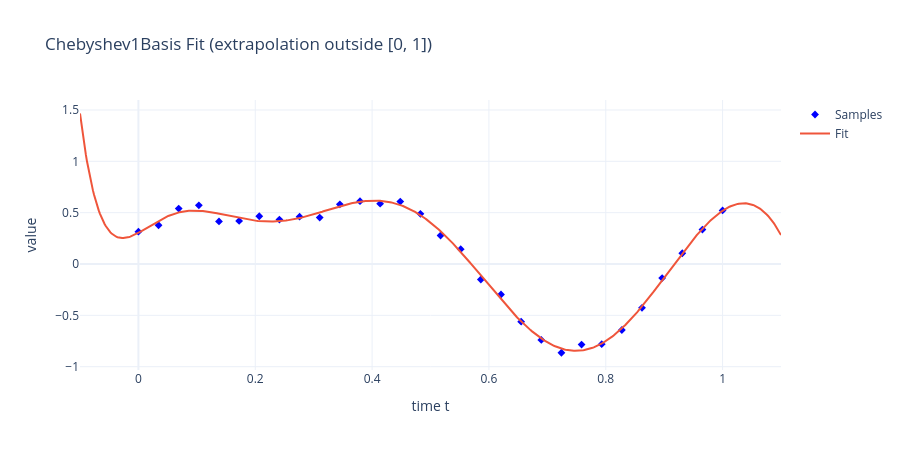

Notebook code for this chart:
### Markdown cell above
## Chebyshev1Basis Fit

This cell:
1. Maps time to the Chebyshev interval with `x = 2t - 1`.
2. Fits Chebyshev-1 coefficients with `FitBasisChebyshev1Basis`.
3. Evaluates the fit using `Chebyshev1Basis.WeightMatrix`.

Copy the fit + evaluation steps to reuse with your own data or noise model.

### Code cell
x_cheb = 2.0 * t - 1.0
sequence = {float(xi): float(yi) for xi, yi in zip(x_cheb, y)}
model = gtsam.noiseModel.Isotropic.Sigma(1, 0.05)
fit = gtsam.FitBasisChebyshev1Basis(sequence, model, N)
params = fit.parameters()

t_dense = np.linspace(-0.1, 1.1, 600)
x_dense = 2.0 * t_dense - 1.0
W = gtsam.Chebyshev1Basis.WeightMatrix(len(params), x_dense)
y_fit = W @ params

plot_fit(t, y, t_dense, y_fit, "Chebyshev1Basis Fit (extrapolation outside [0, 1])")

### Figure 1 — Plotly figure (JSON) as saved in the notebook; plotly's stock layout.template omitted (floating-point values rounded to 4 significant figures; data arrays with more than 128 entries replaced by an {"elided": "..."} marker saying what was removed)
{"data": [{"marker": {"color": "blue", "symbol": "diamond"}, "mode": "markers", "name": "Samples", "type": "scatter", "x": [0.0, 0.03448, 0.06897, 0.1034, 0.1379, 0.1724, 0.2069, 0.2414, 0.2759, 0.3103, 0.3448, 0.3793, 0.4138, 0.4483, 0.4828, 0.5172, 0.5517, 0.5862, 0.6207, 0.6552, 0.6897, 0.7241, 0.7586, 0.7931, 0.8276, 0.8621, 0.8966, 0.931, 0.9655, 1.0], "y": [0.3152, 0.3776, 0.5395, 0.5716, 0.415, 0.4195, 0.4652, 0.4332, 0.4608, 0.4519, 0.5813, 0.6124, 0.5875, 0.6084, 0.4886, 0.2778, 0.1441, -0.1511, -0.2971, -0.5619, -0.7394, -0.8643, -0.7844, -0.7806, -0.6427, -0.4272, -0.1374, 0.1048, 0.3355, 0.5215]}, {"mode": "lines", "name": "Fit", "type": "scatter", "x": {"elided": "600 float values"}, "y": {"elided": "600 float values"}}], "layout": {"height": 450, "title": {"text": "Chebyshev1Basis Fit (extrapolation outside [0, 1])"}, "width": 900, "xaxis": {"title": {"text": "time t"}}, "yaxis": {"title": {"text": "value"}}}}
